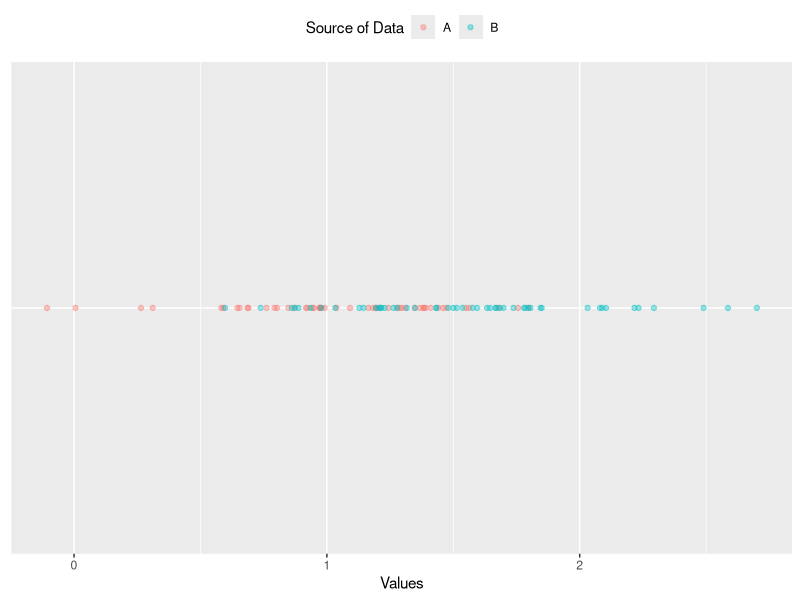

The R script that drew this image:
library("ggplot2")
library("dplyr")
library("reshape2")

options(scipen = 999)
set.seed(1)

comp1.vals <- data_frame(comp = "A", 
                         vals = rnorm(50, mean = 1, sd = 0.5))
comp2.vals <- data_frame(comp = "B", 
                         vals = rnorm(50, mean = 1.5, sd = 0.5))

vals.df <- bind_rows(comp1.vals, comp2.vals)

vals.df %>%
  ggplot(aes(x = vals, y = "A", color = factor(comp))) +
  geom_point(alpha = 0.4) +
  scale_color_discrete(name = "Source of Data") +
  xlab("Values") +
  theme(axis.ticks.y = element_blank(),
        axis.text.y = element_blank(),
        axis.title.y = element_blank(),
        legend.position = "top")


vals.df %>%
  group_by(comp) %>%
  summarize(mean_vals = mean(vals),
            sd_vals = sd(vals))